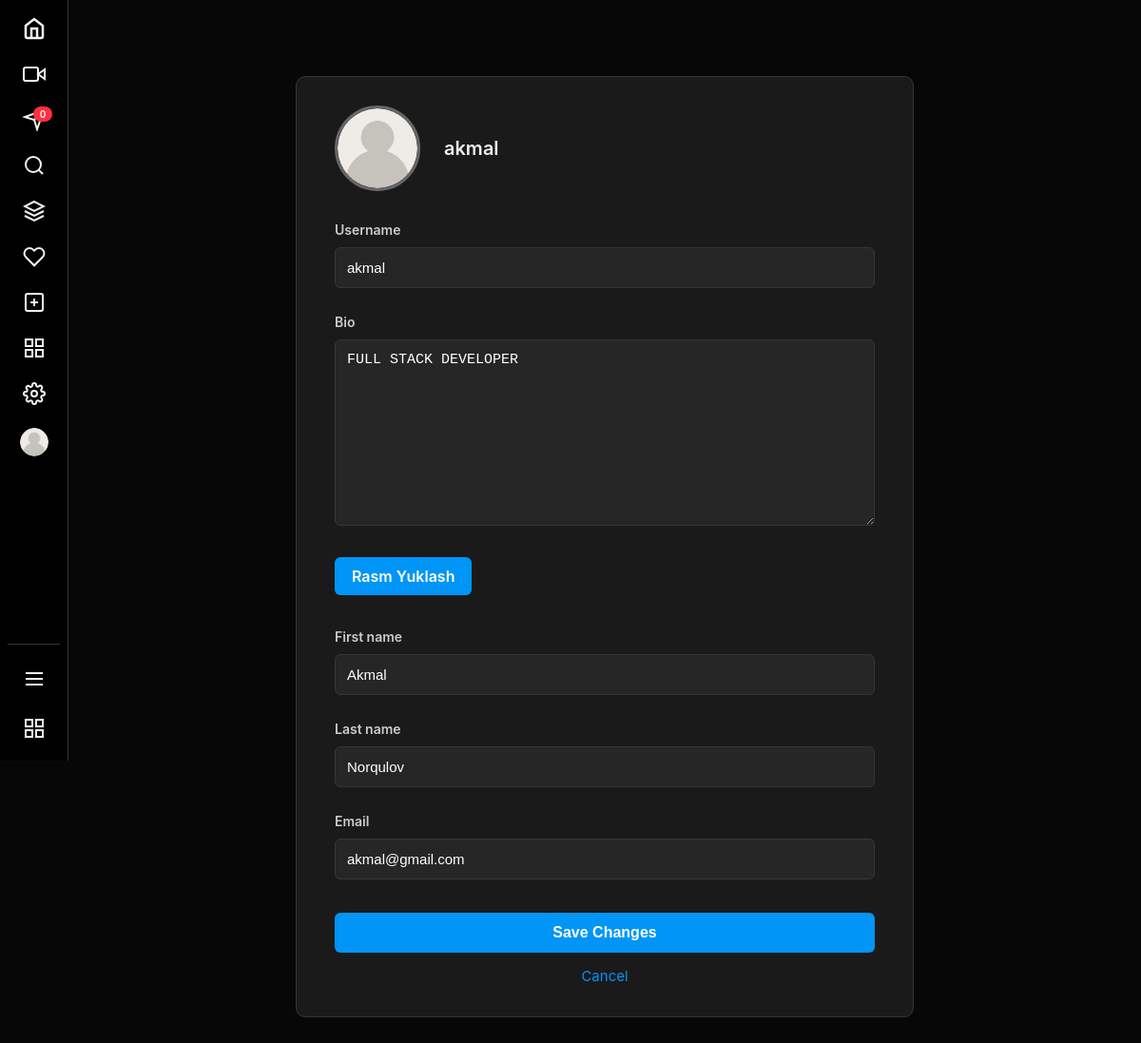
Page /users/profile/update/ (signed in) on the earlier database version.
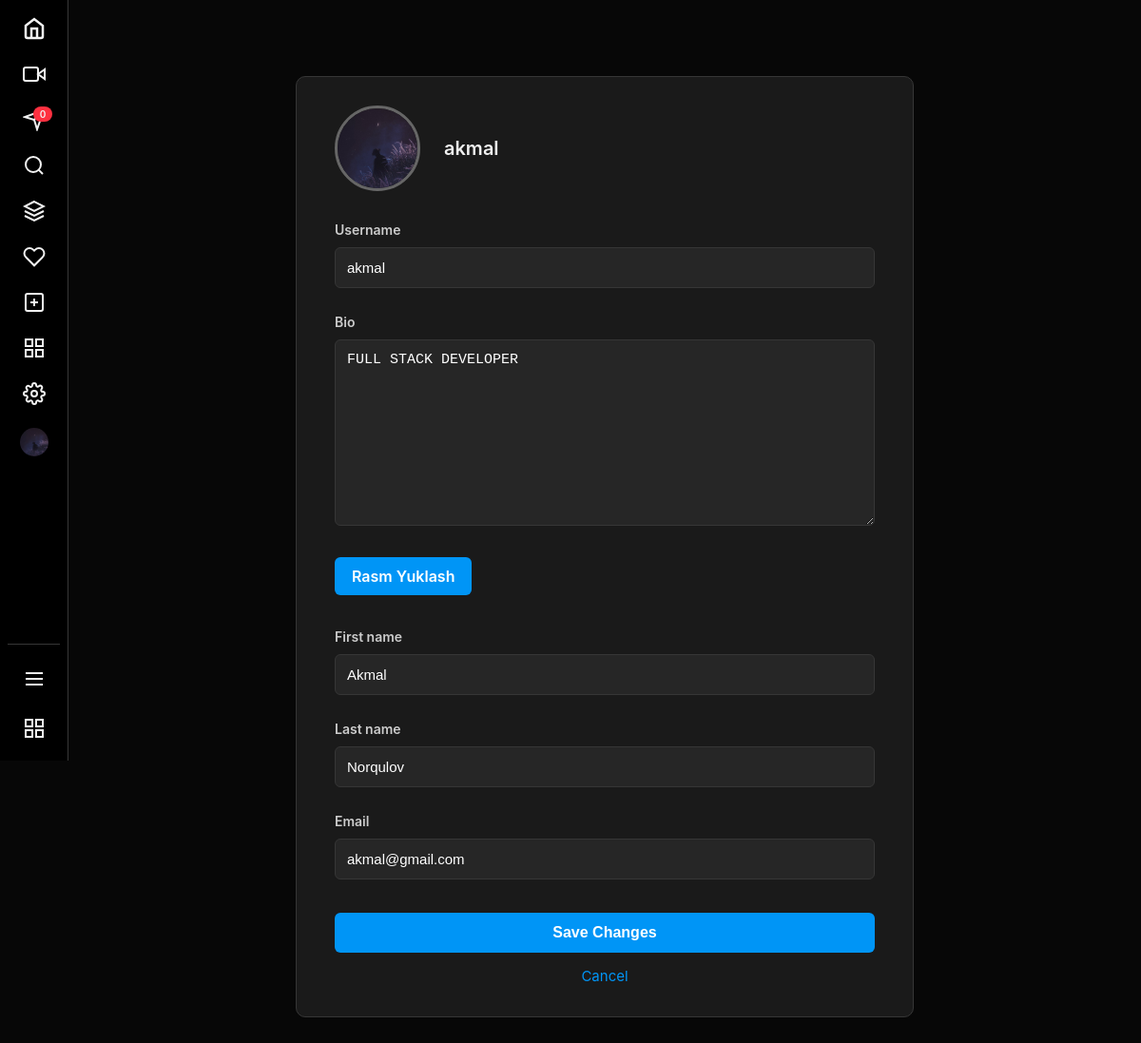
Same page on the later database version.
### users/models.py (models this page shows, shortened)
class UserProfile(AbstractUser):
    bio = models.TextField(max_length=300, blank=True, null=True)
    profile_picture = models.ImageField(upload_to='profile_pictures/', blank=True, null=True, default='profile_pictures/user.png')

### users/views.py (the view, shortened to what this page needs)
# urls.py: path('profile/update/', ProfileUpdateView.as_view(), name='profile_update'),
class ProfileUpdateView(View):
    def get(self, request):
        profile = request.user
        form = UserProfileUpdateForm(instance=profile)
        return render(request, 'users/profile_update.html', {'form': form, 'profile': profile})

### users/forms.py
class UserProfileUpdateForm(forms.ModelForm):
    class Meta:
        model = UserProfile
        fields = ['username', 'email', 'first_name', 'last_name', 'bio', 'profile_picture']
    def __init__(self, *args, **kwargs):
        super().__init__(*args, **kwargs)
        self.fields['username'].widget.attrs['placeholder'] = 'Username'
        self.fields['email'].widget.attrs['placeholder'] = 'Email'
        self.fields['first_name'].widget.attrs['placeholder'] = 'First Name'
        self.fields['last_name'].widget.attrs['placeholder'] = 'Last Name'
        self.fields['bio'].widget.attrs['placeholder'] = 'Bio'

### templates/users/profile_update.html (shortened to what this page needs)
{% extends 'base.html' %}
{% block content %}
<div class="profile-container">
    <div class="profile-header">
        <img id="profile-picture" src="{{ profile.profile_picture.url }}" alt="Profile picture">
        <div class="profile-header-info">
            <h3>{{ user.username }}</h3>
        </div>
    </div>
    <form action="" method="post" enctype="multipart/form-data" class="profile-form">
        <div class="form-group">
            <label for="id_username">Username</label>
            {{ form.username }}
        </div>
        <div class="form-group">
            <label for="id_bio">Bio</label>
            {{ form.bio }}
        </div>
        <div class="small-upload-box">
            <label for="small_profile_pic" class="upload-button-small">
                 Rasm Yuklash
            </label>
        </div>
        <div class="form-group">
            <label for="id_first_name">First name</label>
            {{ form.first_name }}
        </div>
        <div class="form-group">
            <label for="id_last_name">Last name</label>
            {{ form.last_name }}
        </div>
        <div class="form-group">
            <label for="id_email">Email</label>
            {{ form.email }}
        </div>
        <button type="submit" class="submit-btn">Save Changes</button>
        <a href="{% url 'users:profile' %}" class="cancel-btn">Cancel</a>
    </form>
    </div>
{% endblock %}

### templates/base.html (shortened to what the changed rows need)
{% load static %}
<html lang="en">
<head>
  <link rel="stylesheet" href="{% static 'css/nav-bar.css' %}">
</head>
<body>
  <div id="app">
    <nav class="sidebar">
      <ul class="sidebar-menu">
        <li class="menu-item">
          <a href="{% url 'users:profile' %}" class="menu-link">
            <img src="{{ request.user.profile_picture.url }}" class="profile-avatar" alt="User Profile Picture">
          </a>
        </li>
      </ul>
    </nav>
    <main class="main-content">
      {% block content %}
      {% endblock %}
    </main>
  </div>
</body>
</html>

Differences in the rows shown:
changed UserProfile "akmal": user.profile_picture: a different picture; profile_picture: a different picture
